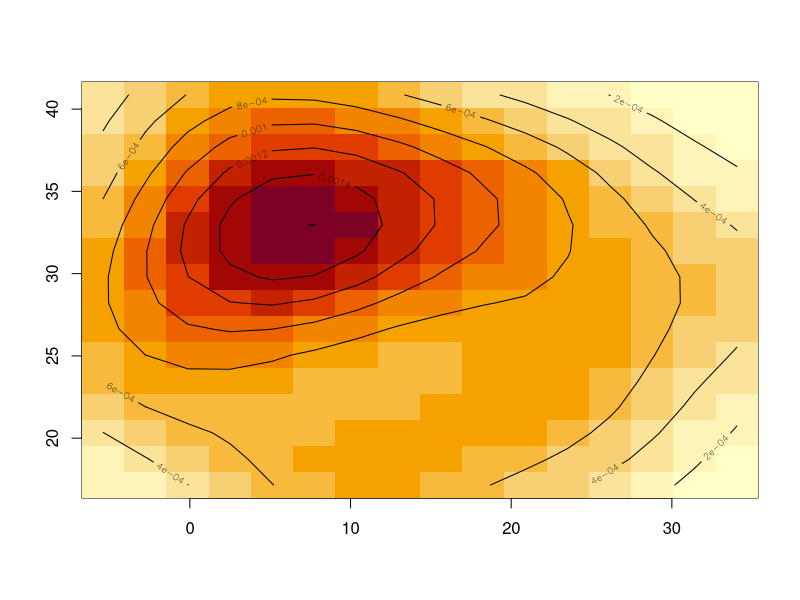
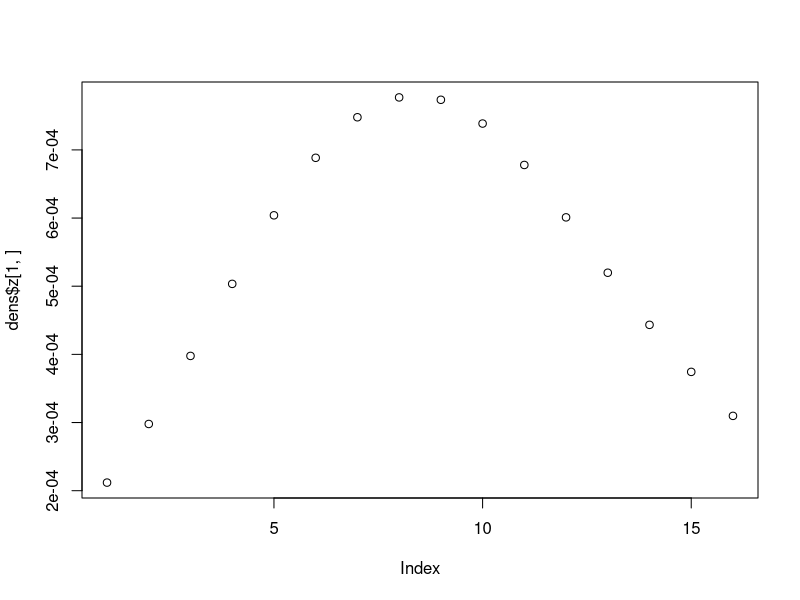

Write R code to recreate these figures, in order. (Note: this script raises an error after producing the figures.)
library(readxl)
library(ggplot2)
library(dplyr)
library(MASS)

set.seed(0)
x = rnorm(15, 10.0, 10.0)
y = rnorm(15, 30.0, 10.0)

df = cbind.data.frame(x,y)

dens = kde2d(x, y, n = 16)

image(dens) 
contour(dens, add=T)

str(dens$z)
plot(dens$z[1,])

gr <- data.frame(with(dens, expand.grid(x,y)), as.vector(dens$z))
names(gr) <- c("xgr", "ygr", "zgr")
mod <- loess(zgr~xgr*ygr, data=gr)

summary(mod)

df$pointdens <- predict(mod, newdata=data.frame(xgr=df[,1], ygr=df[,2]))
print(df$pointdens)
sum(df$pointdens)

subset(df, df$pointdens == max(df$pointdens,na.rm=T))

gr$preds <- predict(mod, newdata=data.frame(xgr=gr[,1], ygr=gr[,2]))
print(gr$preds)
sum(gr$preds)

subset(gr, gr$preds == max(gr$preds,na.rm=T))

df$pointdens <- df$pointdens/sum(gr$preds)

gr$preds <- gr$preds/sum(gr$preds)

center <- subset(gr, gr$preds == max(gr$preds,na.rm=T))

gr_countour <- subset(gr,gr$xgr == max(gr$xgr) | gr$ygr == max(gr$ygr) | gr$xgr == min(gr$xgr) | gr$ygr == min(gr$ygr))
v <-  gr$preds
df$pointdens3 <- unlist(lapply(df$pointdens, function(x) 1-sum(v[v<=x], na.rm=T)))
df$pointdens2 <- apply(df,1,function(x) ifelse(is.na(x[6]) == T, distance_extension(x, gr_countour,center), 
  as.numeric(x[6])))

distance_extension <- function(x, gr_countour,center) {
  return(1)
}


# +-----------------------------------------------------------------------------
kernel_parenclitic_kde <- function(df) {
  set.seed(1)
  df_train_0 <- df
  dens <- try(MASS::kde2d(df_train_0[,1],df_train_0[,2]))
  if(class(dens)  != "try-error") {
    gr <- data.frame(with(dens, expand.grid(x,y)), as.vector(dens$z))
    names(gr) <- c("xgr", "ygr", "zgr")
    mod <- loess(zgr~xgr*ygr, data=gr)
    
    df$pointdens <- predict(mod, newdata=data.frame(xgr=df[,1], ygr=df[,2]))
    
    gr$preds <- predict(mod, newdata=data.frame(xgr=gr[,1], ygr=gr[,2]))
    df$pointdens <- df$pointdens/sum(gr$preds)
    gr$preds <- gr$preds/sum(gr$preds)
    
    center <- subset(gr, gr$preds == max(gr$preds,na.rm=T))
    gr$dist_to_center <- sqrt((gr$xgr - as.numeric(center[1,1]))**2 + (gr$ygr - as.numeric(center[1,2]))**2)
    
    
    gr_countour <- subset(gr,gr$xgr == max(gr$xgr) | gr$ygr == max(gr$ygr) | gr$xgr == min(gr$xgr) | gr$ygr == min(gr$ygr))
    v <-  gr$preds
    df$pointdens3 <- unlist(lapply(df$pointdens, function(x) 1-sum(v[v<=x], na.rm=T)))
    
    df$pointdens2 <- apply(df,1,function(x) ifelse(is.na(x[6]) == T, distance_extension(x, gr_countour,center), as.numeric(x[6])))
  } else {
    df$pointdens2 = 0
  }
  return(df$pointdens2)
}

distance_extension <- function(x, gr_countour,center) {
  return(1)
}
# +-----------------------------------------------------------------------------

kernel_parenclitic_kde(df)
